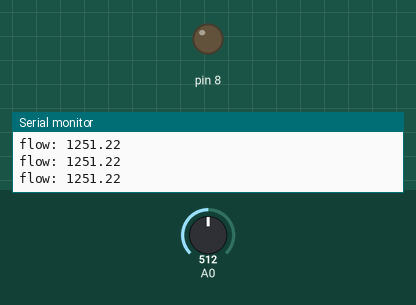
This sketch was run on a simulated Arduino Uno, built with avr-gcc and run on an emulated ATmega328P. Parts: output pins drawn as LEDs (lit = HIGH), the last lines printed to the serial monitor. Inputs (shaded band) come from the test bench; at power-on: A0 = 512.

Above: at 1.3 s.
1.4 s: A0 set to 44
2.9 s: A0 set to 36
At 3.4 s:
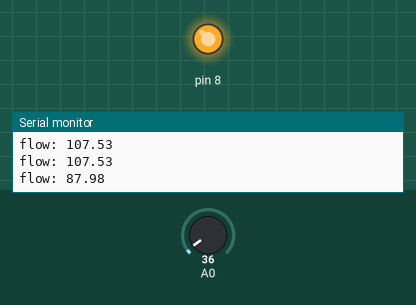
4.5 s: A0 set to 110
At 5.7 s:
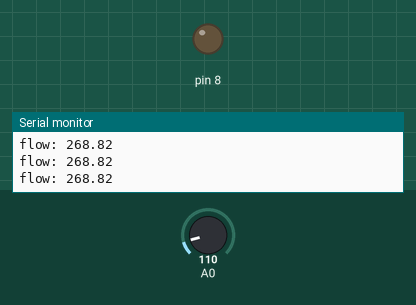
6.0 s: A0 set to 0
At 7.0 s:
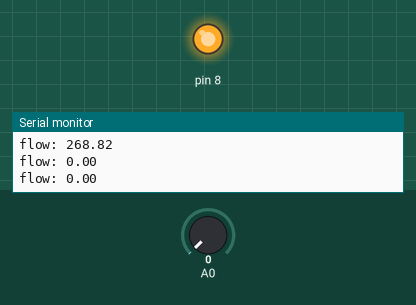
Timing chart, 0 to 8.5 s (numbered marks = the images above; inputs shaded):
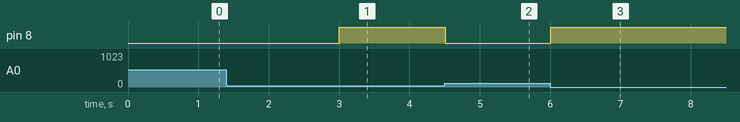

The sketch:

reference.ino
```cpp
void setup(){Serial.begin(9600);pinMode(8,OUTPUT);}
void loop(){
  float mv=analogRead(A0)*(5000.0/1023.0);
  float flow=mv/2.0;
  digitalWrite(8, flow < 100 ? HIGH : LOW);
  Serial.print("flow: "); Serial.println(flow);
  delay(500);
}
```

Measured:
- the behaviour switches between 41 and 40 on A0 (found by bisection; images 0 and 1)
- after the input at 2.9 s, pin 8: LOW → HIGH after 0.10 s
- after the input at 4.5 s, pin 8: HIGH → LOW at once
- after the input at 6.0 s, pin 8: LOW → HIGH at once
